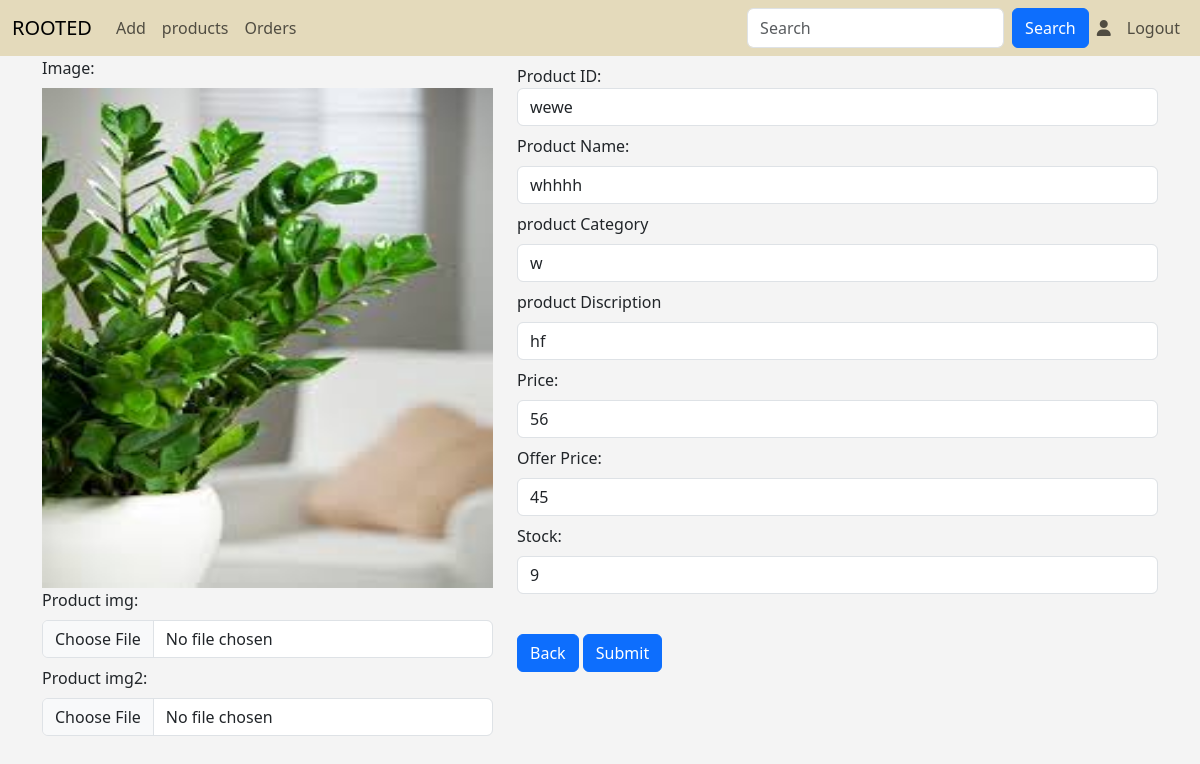
Page /update_prd/1 on the earlier database version.
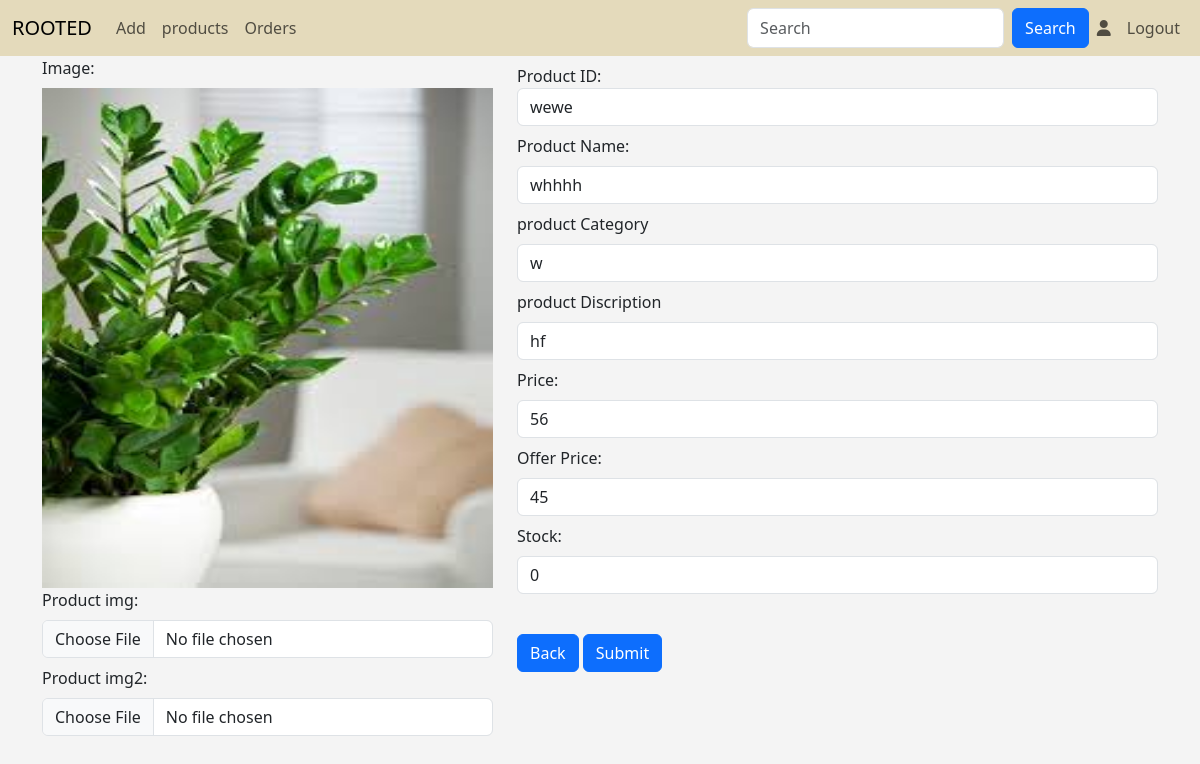
Same page on the later database version.
### app/models.py (models this page shows, shortened)
class Plants(models.Model):
    p_id=models.TextField()
    name=models.TextField()
    p_catg=models.TextField()
    p_dis=models.TextField()
    price=models.IntegerField()
    offer_price=models.IntegerField()
    img=models.FileField()
    img2=models.FileField()
    stock=models.IntegerField()
    catg=models.ForeignKey(Category,on_delete=models.CASCADE)
    mcatg=models.ForeignKey(Main_cat,on_delete=models.CASCADE)

### app/views.py (the view)
# urls.py: path('update_prd/<pid>',views.update_prd),
def update_prd(req,pid):
    data=Plants.objects.get(pk=pid)
    if req.method=='POST':
        p_id=req.POST['p_id']
        name=req.POST['name']
        p_catg=req.POST['p_catg']
        p_dis=req.POST['p_dis']
        price=req.POST['price']
        offer_price=req.POST['offer_price']
        stock=req.POST['stock']
        img= req.FILES.get('img')
        img2=req.FILES.get('img2')
        if img:
            data=Plants.objects.filter(pk=pid).update(p_id=p_id,name=name,p_catg=p_catg,p_dis=p_dis,price=price,offer_price=offer_price,stock=stock,img=img)
        elif img2:
            data=Plants.objects.filter(pk=pid).update(p_id=p_id,name=name,p_catg=p_catg,p_dis=p_dis,price=price,offer_price=offer_price,stock=stock,img2=img2)
        else:
            data=Plants.objects.filter(pk=pid).update(p_id=p_id,name=name,p_catg=p_catg,p_dis=p_dis,price=price,offer_price=offer_price,stock=stock)
        return redirect(view_prdts)
    else:
        data1=Category.objects.all()
        data2=Main_cat.objects.all()
        return render(req,'admin/update.html',{'data':data,'data1':data1,'dcta2':data2})

### templates/admin/update.html (shortened to what the changed rows need)
<!DOCTYPE html>
<html lang="en">
<head>
    {% load static %}
    <link rel="stylesheet" href="https://cdnjs.cloudflare.com/ajax/libs/font-awesome/6.6.0/css/all.min.css">
    <link href="https://cdn.jsdelivr.net/npm/bootstrap@5.3.3/dist/css/bootstrap.min.css" rel="stylesheet">
    <link rel="stylesheet" href="{% static 'css/style.css'%}">
</head>
<body>
<div class="form-container">
  <div>
  <form action="" method="post" enctype="multipart/form-data">
<div class="container">
  <div class="row">
      <div class="col-lg-5">
          <div class="mb-2">
              <label for="img" class="form-label">Image:</label>
              <img src="{{data.img.url}}" alt="" style="width: 100% ;height: 500px;">
              <div class="mb-2">
                <label for="prd_name" class="form-label">Product img:</label>
                <input type="file" class="form-control" placeholder=" Product img" name="img">
              </div>
              <div class="mb-2">
                <label for="prd_name" class="form-label">Product img2:</label>
                <input type="file" class="form-control" placeholder=" Product img2" name="img2">
              </div>
            </div>
      </div>
      <div class="col-lg-7">
          <div class="mb-2 mt-2">
              <label for="prod_id" class="">Product ID:</label>
              <input type="text" class="form-control" placeholder=" Product id" name="p_id" value="{{data.p_id}}">
            </div>
            <div class="mb-2">
              <label for="prd_name" class="form-label">Product Name:</label>
              <input type="text" class="form-control" placeholder=" Product name" name="name" value="{{data.name}}">
            </div>
            <div class="mb-2">
              <label for="price" class="form-label">product Category</label>
              <input type="text" class="form-control" placeholder="Plant type" name="p_catg" value="{{data.p_catg}}">
            </div>
            <div class="mb-2">
              <label for="price" class="form-label">product Discription</label>
              <input type="text" class="form-control" placeholder="Plant type" name="p_dis" value="{{data.p_dis}}">
            </div>
            <div class="mb-2">
              <label for="price" class="form-label">Price:</label>
              <input type="number" class="form-control" placeholder=" Product price" name="price" value="{{data.price}}">
            </div>
            <div class="mb-2">
              <label for="price" class="form-label">Offer Price:</label>
              <input type="number" class="form-control" placeholder=" Product price" name="offer_price" value="{{data.offer_price}}">
            </div>
            <div class="mb-2">
              <label for="stock" class="form-label">Stock:</label>
              <input type="number" class="form-control" placeholder="stock" name="stock" value="{{data.stock}}">
            </div>
      </div>
  </div>
</div>
</form>
</div>
</div>
    </body>
</html>

Differences in the rows shown:
changed Plants "wewe": stock "9" → "0"
